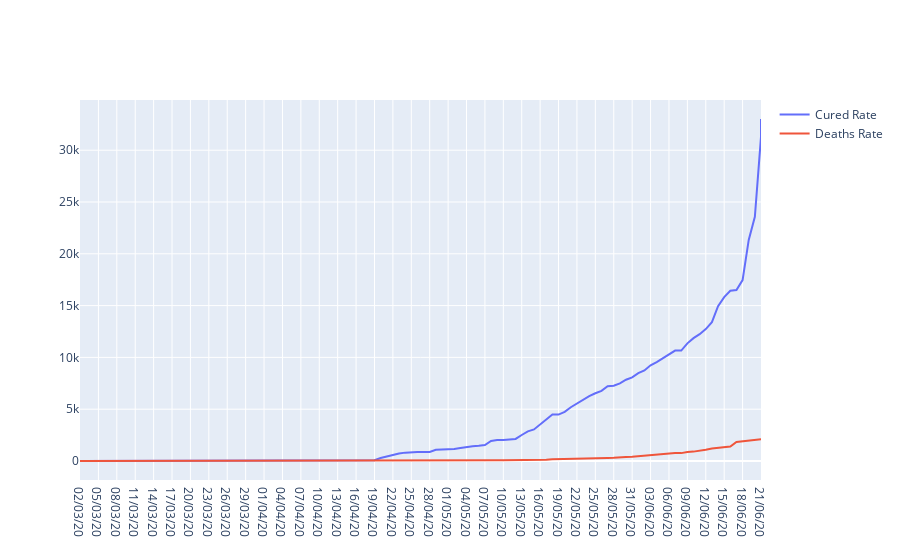

Notebook source saved alongside this figure:
### Code cell
cured_chart=go.Scatter(x=df['Date'],y=df['Cured'],name='Cured Rate')
deaths_chart=go.Scatter(x=df['Date'],y=df['Deaths'],name='Deaths Rate')
py.iplot([cured_chart,deaths_chart])
